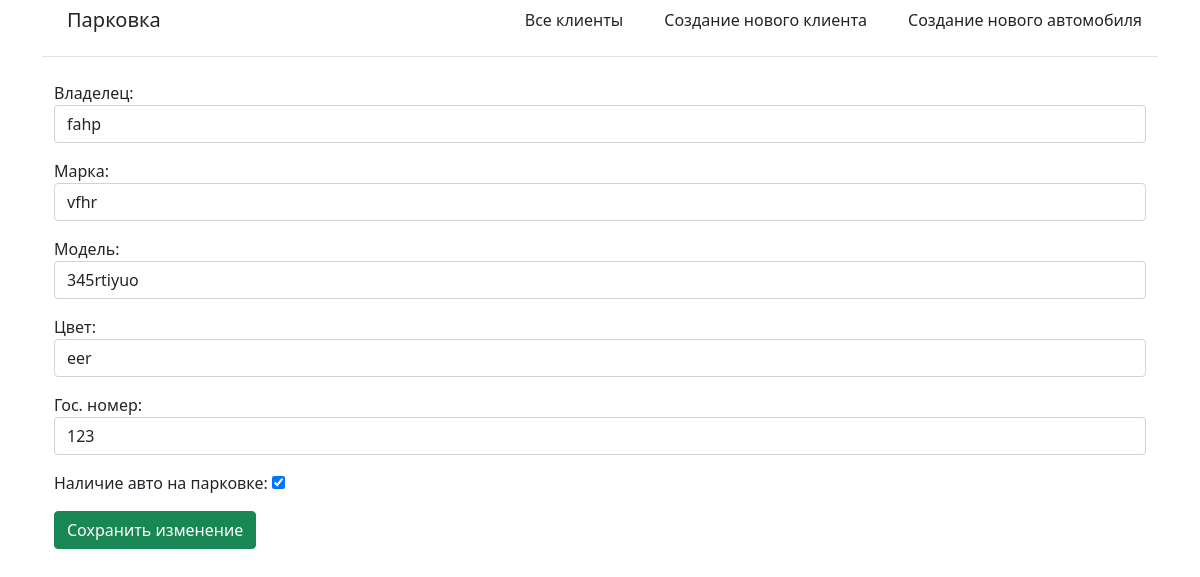
The app's page /editor/1/ with its own data.
### main/models.py (models this page shows, shortened)
class Car(models.Model):
    owner = models.ForeignKey(Client, on_delete=models.CASCADE)
    brand = models.TextField('Марка')
    model = models.TextField('Модель')
    color = models.TextField('Цвет')
    licence_plate = models.TextField('Гос номер', unique=True)
    is_on_parking = models.BooleanField()
    class Meta:
        verbose_name = 'Автомобиль'
        verbose_name_plural = 'Автомобили'

### main/views.py (the view)
# urls.py: path('editor/<int:pk>/', views.EditorView.as_view(), name='editor'),
class EditorView(UpdateView):
    model = Car
    template_name = 'main/editor.html'
    form_class = CarForm

### main/forms.py
class CarForm(forms.ModelForm):
    owner = forms.ModelChoiceField(queryset=Client.objects.all(), label='Владелец', widget=forms.Select(attrs={'class': 'form-control'}))
    brand = forms.CharField(label='Марка', widget=forms.TextInput(attrs={'class': 'form-control'}))
    model = forms.CharField(label='Модель', widget=forms.TextInput(attrs={'class': 'form-control'}))
    color = forms.CharField(label='Цвет', widget=forms.TextInput(attrs={'class': 'form-control'}))
    licence_plate = forms.CharField(label='Гос. номер', widget=forms.TextInput(attrs={'class': 'form-control'}))
    is_on_parking = forms.BooleanField(label='Наличие авто на парковке', initial=True, required=False)
    class Meta:
        model = Car
        fields = ('owner','brand','model','color','licence_plate','is_on_parking',)

### main/models.py (called while the page is built)
    def __str__(self):
        return self.name

### main/templates/main/editor.html (shortened to what this page needs)
{% extends 'main/base.html'%}
{% block content %}
    <body class="container">
        <form method='post'>
        {{ form.as_p }}
        <button type="submit" class="btn btn-success">Сохранить изменение</button>
    </form>
    </body>
{% endblock %}

### records on screen
Car: owner "fahp", brand "vfhr", model "345rtiyuo", color "eer", licence_plate "123", is_on_parking "☑"
